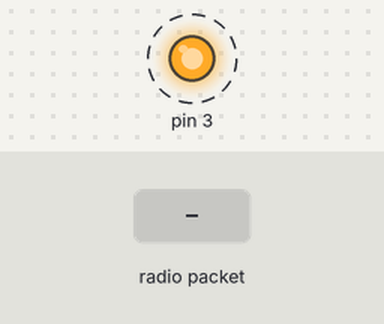
Simulated run of this sketch. Board: Arduino Uno, built with avr-gcc and run on an emulated ATmega328P. Shown: output pins drawn as LEDs (lit = HIGH). Dashed ring = blinking. The test bench sets the inputs (shaded band). No radio packets arrive unless stated; what the sketch prints to the serial monitor is not drawn.

Above: at 1.8 s.
1.9 s: radio packet "5" arrives
Timing chart, 0 to 11.4 s (numbered marks = the images above; inputs shaded):
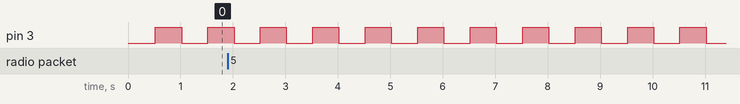

Measured:
- by itself, pin 3: alternates HIGH for 0.50 s and LOW for 0.50 s

The sketch:

Receiver.ino.ino
```cpp
#include <SPI.h>
#include <LoRa.h>

String inString = "";    // string to hold input
String val = "";

void setup() {
  Serial.begin(9600);
  pinMode(3, OUTPUT);

  while (!Serial);
  Serial.println("LoRa Receiver");
  if (!LoRa.begin(433E6)) { // or 915E6
    Serial.println("Starting LoRa failed!");
    while (1);
  }
}

void loop() {

int packetSize = LoRa.parsePacket();


      while (LoRa.available())
      {
        int packetSize = LoRa.parsePacket();
        int inChar = LoRa.read();
        inString += (char)inChar;
        val = inString.toInt();
      }
      LoRa.packetRssi();

    Serial.println(inString);
    inString = "";

    digitalWrite(3, LOW);    // turn the LED off by making the voltage LOW
    delay(500);
    digitalWrite(3, HIGH);   // turn the LED on (HIGH is the voltage level)
    delay(500);


}
```
